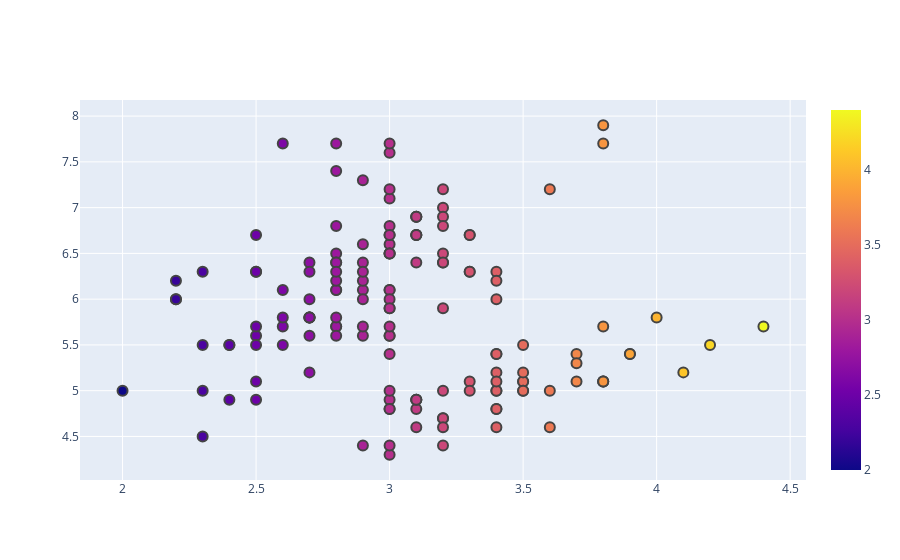

Source (notebook cell):
### Markdown cell above
### Scatter Plot

### Code cell
# Use included Iris data set
df_iris = px.data.iris()
# Create a scatter plot by defining x, y, different color for count of provided
# column, size based on supplied column and additional data to display on hover
px.scatter(df_iris, x="sepal_width", y="sepal_length", color="species",
                 size='petal_length', hover_data=['petal_width'])

# Create a customized scatter with black marker edges with line width 2, opaque
# and colored based on width. Also show a scale on the right
fig = go.Figure()
fig.add_trace(go.Scatter(
    x=df_iris.sepal_width, y=df_iris.sepal_length,
    mode='markers',
    marker_color=df_iris.sepal_width,
    text=df_iris.species,
    marker=dict(showscale=True)
))
fig.update_traces(marker_line_width=2, marker_size=10)

# # Working with a lot of data use Scattergl
# fig = go.Figure(data=go.Scattergl(
#     x = np.random.randn(100000),
#     y = np.random.randn(100000),
#     mode='markers',
#     marker=dict(
#         color=np.random.randn(100000),
#         colorscale='Viridis',
#         line_width=1
#     )
# ))
# fig

### Figure 1 — Plotly figure (JSON) as saved in the notebook; plotly's stock layout.template omitted (floating-point values rounded to 4 significant figures; data arrays with more than 128 entries replaced by an {"elided": "..."} marker saying what was removed)
{"data": [{"marker": {"color": {"elided": "150 float values"}, "line": {"width": 2}, "showscale": true, "size": 10}, "mode": "markers", "text": {"elided": "150 str values"}, "type": "scatter", "x": {"elided": "150 float values"}, "y": {"elided": "150 float values"}}], "layout": {"autosize": true, "xaxis": {"autorange": true, "range": [1.851, 4.549], "type": "linear"}, "yaxis": {"autorange": true, "range": [3.992, 8.208], "type": "linear"}}}
